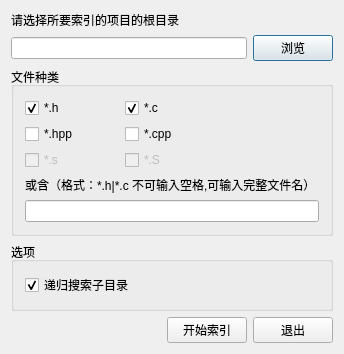
<?xml version="1.0" encoding="UTF-8"?>
<ui version="4.0">
 <class>PathDialogClass</class>
 <widget class="QDialog" name="PathDialogClass">
  <property name="geometry">
   <rect>
    <x>0</x>
    <y>0</y>
    <width>344</width>
    <height>301</height>
   </rect>
  </property>
  <property name="windowTitle">
   <string>建立工程</string>
  </property>
  <property name="modal">
   <bool>false</bool>
  </property>
  <layout class="QVBoxLayout" name="verticalLayout">
   <item>
    <widget class="QLabel" name="label">
     <property name="text">
      <string>请选择所要索引的项目的根目录</string>
     </property>
    </widget>
   </item>
   <item>
    <layout class="QHBoxLayout" name="horizontalLayout_3">
     <item>
      <widget class="QLineEdit" name="lineEdit_path"/>
     </item>
     <item>
      <widget class="QPushButton" name="pushButton_browse">
       <property name="text">
        <string>浏览</string>
       </property>
      </widget>
     </item>
    </layout>
   </item>
   <item>
    <widget class="QGroupBox" name="groupBox">
     <property name="title">
      <string>文件种类</string>
     </property>
     <layout class="QGridLayout" name="gridLayout">
      <item row="0" column="0">
       <widget class="QCheckBox" name="checkBox_h">
        <property name="text">
         <string>*.h</string>
        </property>
        <property name="checked">
         <bool>true</bool>
        </property>
       </widget>
      </item>
      <item row="4" column="0" colspan="3">
       <widget class="QLabel" name="label_3">
        <property name="text">
         <string>或含（格式：*.h|*.c 不可输入空格,可输入完整文件名）</string>
        </property>
       </widget>
      </item>
      <item row="5" column="0" colspan="3">
       <widget class="QLineEdit" name="lineEdit_filter"/>
      </item>
      <item row="1" column="0">
       <widget class="QCheckBox" name="checkBox_hpp">
        <property name="text">
         <string>*.hpp</string>
        </property>
       </widget>
      </item>
      <item row="2" column="0">
       <widget class="QCheckBox" name="checkBox_s">
        <property name="enabled">
         <bool>false</bool>
        </property>
        <property name="text">
         <string>*.s</string>
        </property>
       </widget>
      </item>
      <item row="0" column="1">
       <widget class="QCheckBox" name="checkBox_c">
        <property name="text">
         <string>*.c</string>
        </property>
        <property name="checked">
         <bool>true</bool>
        </property>
       </widget>
      </item>
      <item row="1" column="1">
       <widget class="QCheckBox" name="checkBox_cpp">
        <property name="text">
         <string>*.cpp</string>
        </property>
       </widget>
      </item>
      <item row="2" column="1">
       <widget class="QCheckBox" name="checkBox_S">
        <property name="enabled">
         <bool>false</bool>
        </property>
        <property name="text">
         <string>*.S</string>
        </property>
       </widget>
      </item>
     </layout>
    </widget>
   </item>
   <item>
    <widget class="QGroupBox" name="groupBox_2">
     <property name="title">
      <string>选项</string>
     </property>
     <layout class="QVBoxLayout" name="verticalLayout_3">
      <item>
       <widget class="QCheckBox" name="checkBox_digui">
        <property name="text">
         <string>递归搜索子目录</string>
        </property>
        <property name="checked">
         <bool>true</bool>
        </property>
       </widget>
      </item>
     </layout>
    </widget>
   </item>
   <item>
    <layout class="QHBoxLayout" name="horizontalLayout_2">
     <item>
      <spacer name="horizontalSpacer_2">
       <property name="orientation">
        <enum>Qt::Horizontal</enum>
       </property>
       <property name="sizeHint" stdset="0">
        <size>
         <width>40</width>
         <height>20</height>
        </size>
       </property>
      </spacer>
     </item>
     <item>
      <widget class="QPushButton" name="pushButton_indexer">
       <property name="text">
        <string>开始索引</string>
       </property>
      </widget>
     </item>
     <item>
      <widget class="QPushButton" name="pushButton_cancel">
       <property name="text">
        <string>退出</string>
       </property>
      </widget>
     </item>
    </layout>
   </item>
  </layout>
 </widget>
 <layoutdefault spacing="6" margin="11"/>
 <resources/>
 <connections/>
</ui>
